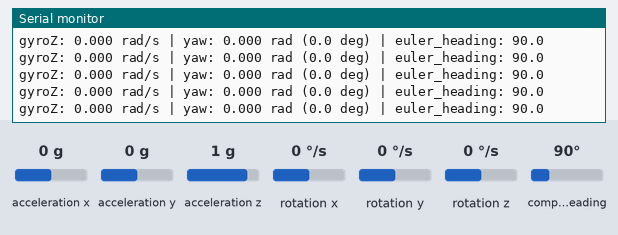
This sketch was run on a simulated Arduino Uno, built with avr-gcc and run on an emulated ATmega328P. Shown: the last lines printed to the serial monitor. The inputs (shaded band) are chosen by the test bench; at power-on: rotation z 0 °/s, compass heading 90°, acceleration x 0 g, acceleration y 0 g, acceleration z 1 g, rotation x 0 °/s, rotation y 0 °/s.

Above: at 1.4 s.
1.5 s: rotation z set to -192 °/s
At 1.54 s:
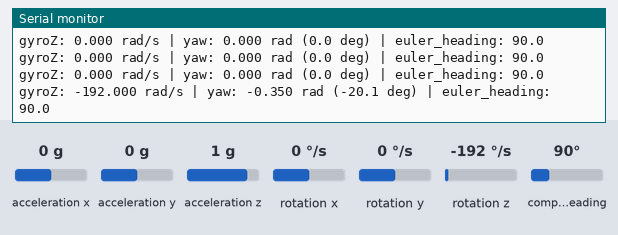
3.0 s: compass heading set to 7°
At 3.04 s:
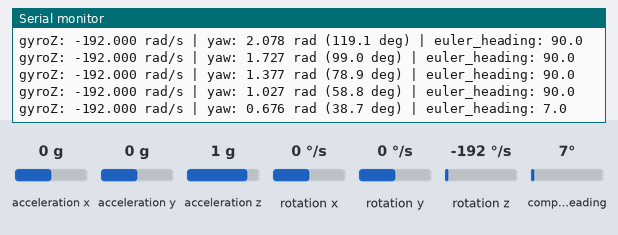
4.5 s: rotation z set to -100 °/s
At 4.54 s:
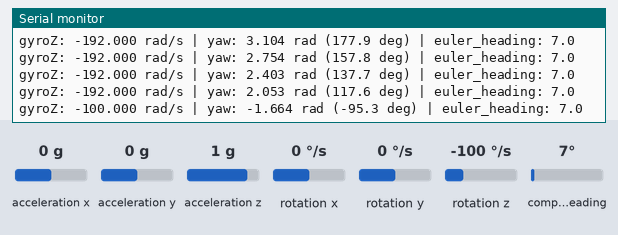
Timing chart, 0 to 7.5 s (numbered marks = the images above; inputs shaded):
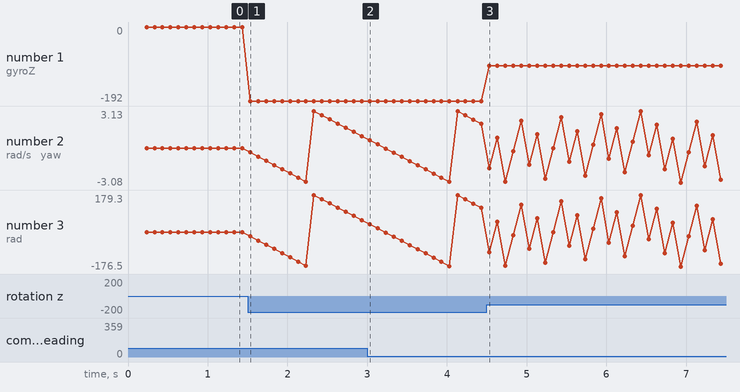

Measured:
- after the input at 1.5 s, the serial monitor: prints a new line at once (image 1)
- after the input at 3.0 s, the serial monitor: prints a new line at once (image 2)
- plotted number 1: 0 → -192 after the input at 1.5 s
- plotted number 2: 0 → 1.03 after the input at 1.5 s
- plotted number 3: 0 → 58.8 after the input at 1.5 s

The sketch:

test_imu.ino
```cpp
/*
 * TEST: IMU (BNO055)
 * ===================
 * Verifies BNO055 detection, gyro calibration, Z-axis sign convention,
 * and heading integration. Uses EXACT same setup as main firmware.
 *
 * HOW TO USE:
 *   1. Upload to Portenta H7
 *   2. Open Serial Monitor at 115200
 *   3. Keep robot STILL during calibration (wait for "Calibrated!")
 *   4. Rotate robot LEFT (CCW from above)  → gyroZ should be POSITIVE
 *   5. Rotate robot RIGHT (CW from above)  → gyroZ should be NEGATIVE
 *   6. Heading should increase when turning left, decrease when turning right
 *
 * IF GYRO Z SIGN IS WRONG:
 *   In chassis.cpp, change readOmegaZ_IMU() to return -g.z()
 */

#include <Arduino.h>
#include <Wire.h>
#include <Adafruit_Sensor.h>
#include <Adafruit_BNO055.h>
#include <utility/imumaths.h>

// ---- BNO055 Setup (SAME as chassis.cpp) ----
Adafruit_BNO055 bno(55, 0x28);

// ---- Heading Integration (SAME logic as chassis.cpp) ----
float yaw_rad = 0.0f;

static inline float wrapPi(float a)
{
    const float PI_VAL = 3.1415926f;
    while (a > PI_VAL)  a -= 2.0f * PI_VAL;
    while (a < -PI_VAL) a += 2.0f * PI_VAL;
    return a;
}

void setup()
{
    Serial.begin(115200);
    while (!Serial && millis() < 3000);

    Wire.begin();
    if (!bno.begin())
    {
        Serial.println("ERROR: BNO055 not detected! Check wiring (I2C, addr 0x28).");
        while (1) delay(10);
    }
    bno.setExtCrystalUse(true);

    Serial.println("================================================");
    Serial.println("IMU TEST — Calibrating gyroscope...");
    Serial.println("DO NOT MOVE the robot during calibration.");
    Serial.println("================================================");

    // Same calibration loop as chassis.cpp
    uint8_t system, gyro, accel, mag;
    system = gyro = accel = mag = 0;

    while (gyro < 3)
    {
        bno.getCalibration(&system, &gyro, &accel, &mag);
        Serial.print("Cal — Sys:");
        Serial.print(system);
        Serial.print(" Gyro:");
        Serial.print(gyro);
        Serial.print(" Accel:");
        Serial.print(accel);
        Serial.print(" Mag:");
        Serial.println(mag);
        delay(200);
    }

    Serial.println("================================================");
    Serial.println("Gyro CALIBRATED!");
    Serial.println("Now rotate the robot:");
    Serial.println("  LEFT (CCW from above)  → gyroZ should be POSITIVE");
    Serial.println("  RIGHT (CW from above)  → gyroZ should be NEGATIVE");
    Serial.println("================================================");

    yaw_rad = 0.0f;
}

void loop()
{
    static uint32_t lastMs = 0;
    uint32_t now = millis();
    if (now - lastMs < 100) return; // Print every 100ms

    float dt = (float)(now - lastMs) / 1000.0f;
    lastMs = now;

    // Read gyro Z (SAME as readOmegaZ_IMU in chassis.cpp)
    imu::Vector<3> g = bno.getVector(Adafruit_BNO055::VECTOR_GYROSCOPE);
    float gyroZ = g.z();

    // Integrate heading (SAME as update_chassis)
    yaw_rad = wrapPi(yaw_rad + gyroZ * dt);
    float yaw_deg = yaw_rad * 180.0f / 3.1415926f;

    // Also read Euler heading for cross-reference
    imu::Vector<3> euler = bno.getVector(Adafruit_BNO055::VECTOR_EULER);

    Serial.print("gyroZ: ");
    Serial.print(gyroZ, 3);
    Serial.print(" rad/s | yaw: ");
    Serial.print(yaw_rad, 3);
    Serial.print(" rad (");
    Serial.print(yaw_deg, 1);
    Serial.print(" deg) | euler_heading: ");
    Serial.println(euler.x(), 1);
}
```
